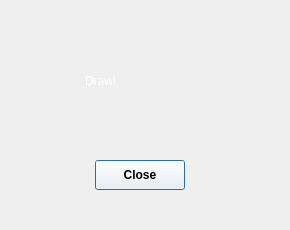
<?xml version="1.0" encoding="UTF-8"?>
<ui version="4.0">
 <class>DrawWindow</class>
 <widget class="QDialog" name="DrawWindow">
  <property name="geometry">
   <rect>
    <x>0</x>
    <y>0</y>
    <width>290</width>
    <height>230</height>
   </rect>
  </property>
  <property name="windowTitle">
   <string>Dialog</string>
  </property>
  <property name="styleSheet">
   <string notr="true">background: url(chalkboard.png);</string>
  </property>
  <widget class="QLabel" name="drawLabel">
   <property name="geometry">
    <rect>
     <x>85</x>
     <y>60</y>
     <width>131</width>
     <height>41</height>
    </rect>
   </property>
   <property name="styleSheet">
    <string notr="true">font: 26pt &quot;Segoe Print&quot;;
background: transparent;
color: white;</string>
   </property>
   <property name="text">
    <string>Draw!</string>
   </property>
  </widget>
  <widget class="QPushButton" name="closeButton">
   <property name="geometry">
    <rect>
     <x>95</x>
     <y>160</y>
     <width>90</width>
     <height>30</height>
    </rect>
   </property>
   <property name="styleSheet">
    <string notr="true">font: 75 14pt &quot;Perpetua&quot;;
background: white;
font-weight: bold;</string>
   </property>
   <property name="text">
    <string>Close</string>
   </property>
  </widget>
 </widget>
 <resources/>
 <connections/>
</ui>
